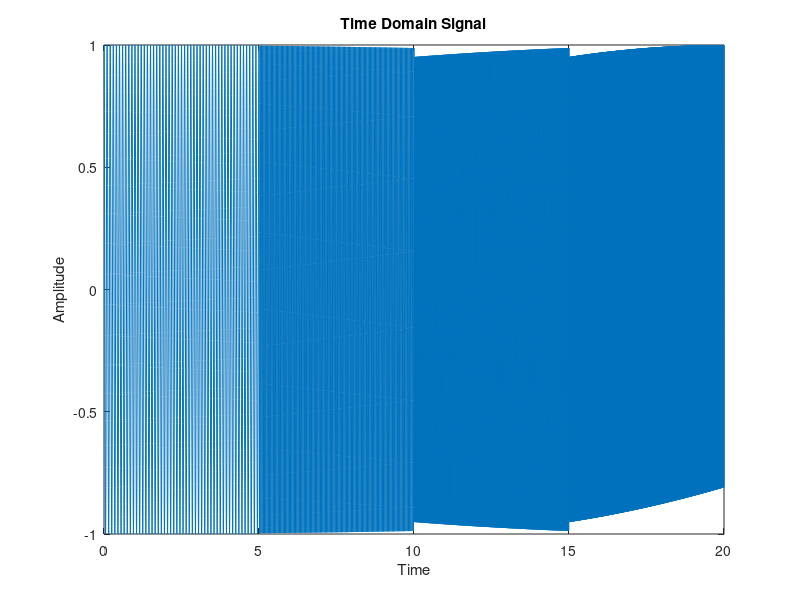
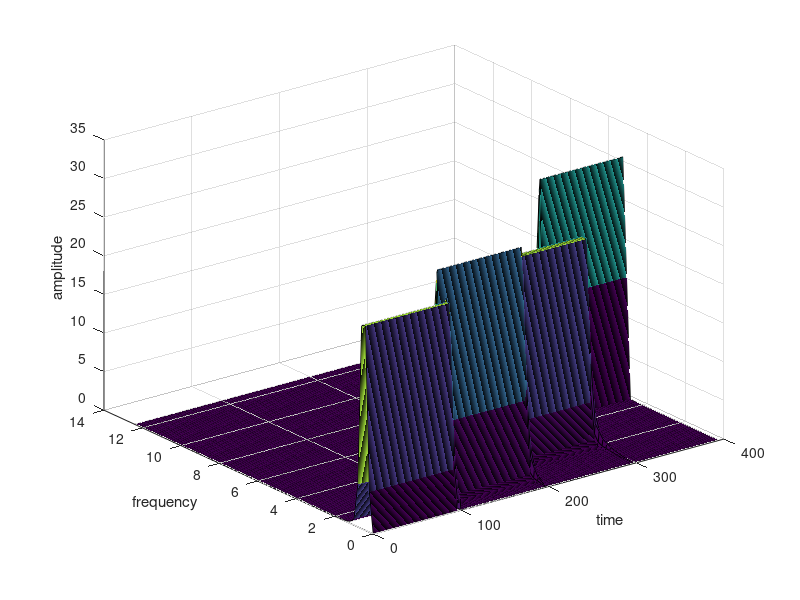
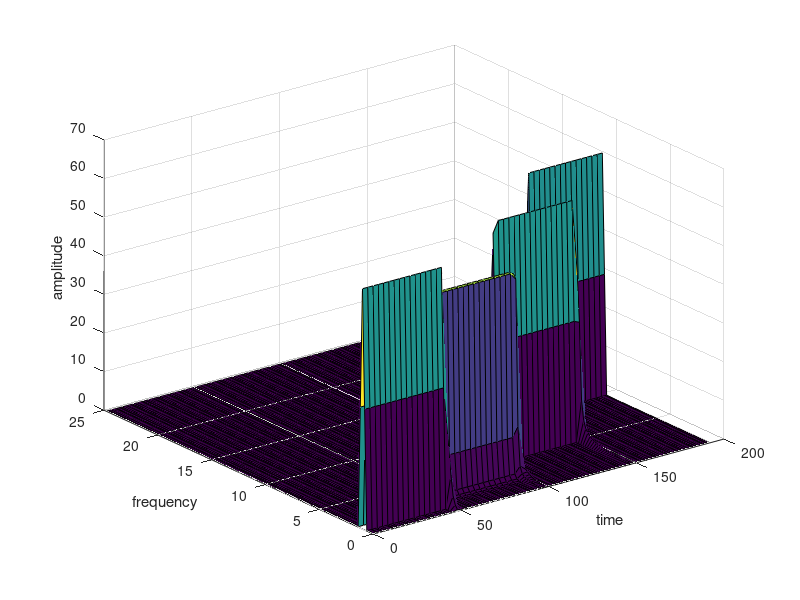
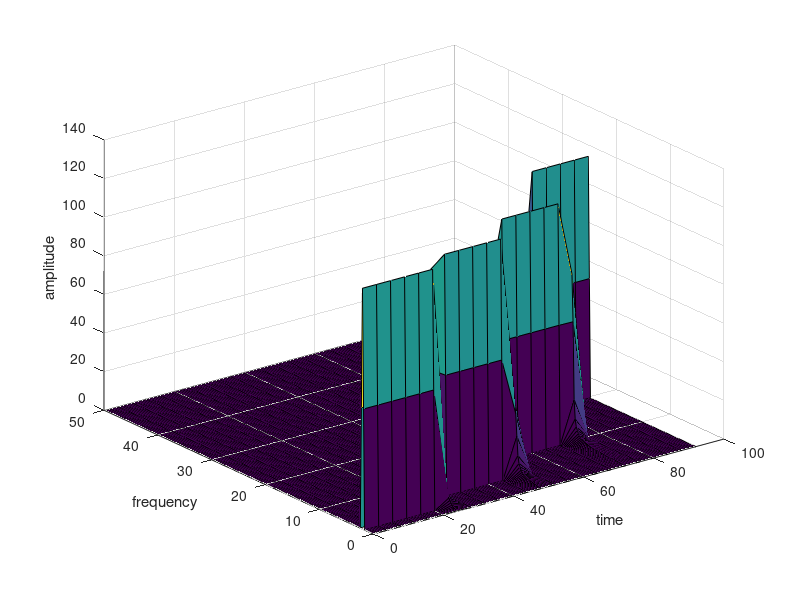

These figures' MATLAB source, in order:
clc;
clf;
clear all;
close all;

pkg load signal;

%sampling frequency
fc=500;
%duration of the signal
T=20;
%zero padding factor
my_zero=10;
%generate the signal
%The linspace function generates linearly spaced vectors. It is similar to the colon operator ":", but gives direct control over the number of points.
t=linspace(0,T,fc*T);	%It generates fc*T points between 0 to T with 
x=zeros(1,length(t));
%thresholds
th1=0.25*T*fc;		%sets threshold 1 to 2500
th2=0.5*T*fc;		%sets threshold 2 to 5000
th3=0.75*T*fc;		%sets threshold 3 to 7500
th4=T*fc;			%sets threshold 4 to 10000
%Generate cos waves between respected t points with number of points respective to their thresholds
x(1:th1)=cos(2*pi*10*t(1:th1));				%Generates a cos wave between 1 to 5 with 2500 points
x((th1+1):th2)=cos(2*pi*25*t((th1+1):th2));
x((th2+1):th3)=cos(2*pi*50*t((th2+1):th3));
x((th3+1):th4)=cos(2*pi*100*t((th3+1):th4));
figure 
plot(t,x);
title("Time Domain Signal");
xlabel("Time");
ylabel("Amplitude");

win_len=125;
figure;[a,b,c]=specgram(x,win_len,0.2*win_len,win_len,100);
colorbar;
surf(abs(c),abs(b),abs(a));
xlabel("time");
ylabel("frequency");
zlabel("amplitude");

win_len=250;
figure;[a,b,c]=specgram(x,win_len,0.2*win_len,win_len,100);
colorbar;
surf(abs(c),abs(b),abs(a));
xlabel("time");
ylabel("frequency");
zlabel("amplitude");

win_len=500;
figure;[a,b,c]=specgram(x,win_len,0.2*win_len,win_len,100);
colorbar;
surf(abs(c),abs(b),abs(a));
xlabel("time");
ylabel("frequency");
zlabel("amplitude");

win_len=750;
figure;[a,b,c]=specgram(x,win_len,0.2*win_len,win_len,100);
colorbar;
surf(abs(c),abs(b),abs(a));
xlabel("time");
ylabel("frequency");
zlabel("amplitude");

